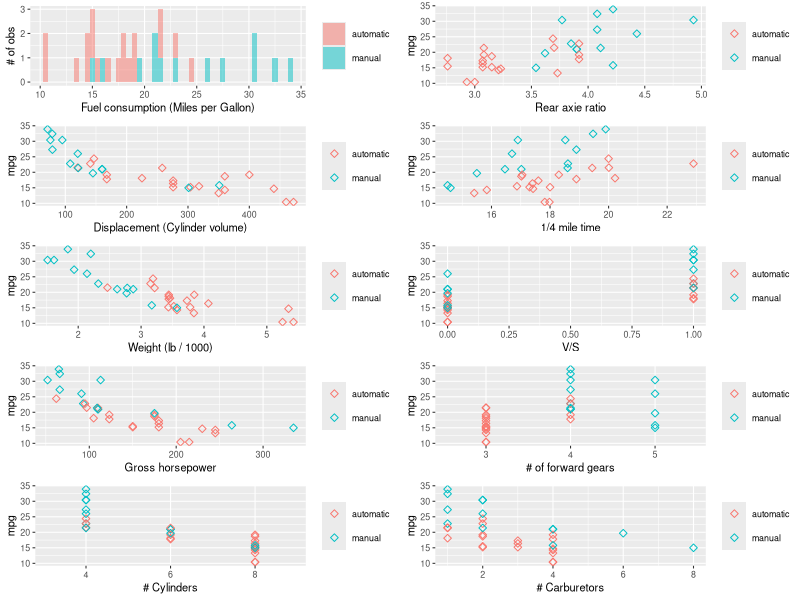
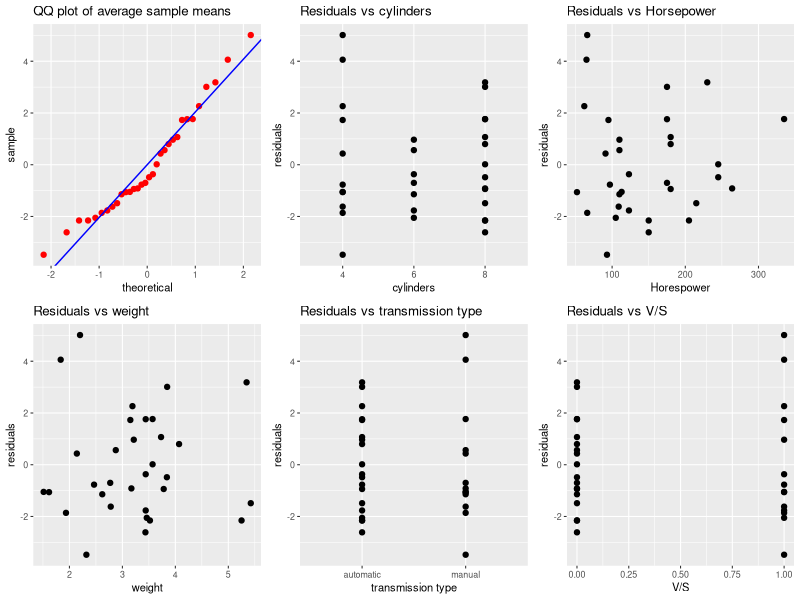

Reproduce these figures in R, in order.
## ---- chunk 1
#Initialization
data(mtcars)
library(ggplot2)
library(grid)

#Let's clean up the transmission variable - convert into factor & add labels
mtcars$am <- factor(mtcars$am, levels=c(0,1), labels=c("automatic", "manual"))
#let's also convert the cylinder and gear variables into factors
mtcars$cyl <- factor(mtcars$cyl)
mtcars$gear <- factor(mtcars$gear)

multiplot <- function(..., plotlist=NULL, file, cols=1, layout=NULL) {
  require(grid)

  # Make a list from the ... arguments and plotlist
  plots <- c(list(...), plotlist)

  numPlots = length(plots)

  # If layout is NULL, then use 'cols' to determine layout
  if (is.null(layout)) {
    # Make the panel
    # ncol: Number of columns of plots
    # nrow: Number of rows needed, calculated from # of cols
    layout <- matrix(seq(1, cols * ceiling(numPlots/cols)),
                    ncol = cols, nrow = ceiling(numPlots/cols))
  }

 if (numPlots==1) {
    print(plots[[1]])

  } else {
    # Set up the page
    grid.newpage()
    pushViewport(viewport(layout = grid.layout(nrow(layout), ncol(layout))))

    # Make each plot, in the correct location
    for (i in 1:numPlots) {
      # Get the i,j matrix positions of the regions that contain this subplot
      matchidx <- as.data.frame(which(layout == i, arr.ind = TRUE))

      print(plots[[i]], vp = viewport(layout.pos.row = matchidx$row,
                                      layout.pos.col = matchidx$col))
    }
  }
}
## ---- chunk 2
t <- t.test(mpg ~ am, data=mtcars)
## ---- chunk 3
fit <- lm(mpg ~ wt + hp + disp + am, data=mtcars)
orig_fit <- fit
## ---- chunk 4
set.seed(2)
variables <- sample(c("hp", "cyl", "disp", "drat", "wt", "qsec", "vs", "gear", "carb"))
fit <- lm(as.formula(paste("mpg ~", variables[1])), data=mtcars)
a <- sapply(variables[0:-1], FUN = function(v) {
    nf <- paste(". ~ . + ", v)
    of <- format(formula(fit))
    fit2 <- update(fit, as.formula(nf))
    a <- anova(fit, fit2)
    p <- a[6][2,1]
    if (!is.null(p) && p < 0.05) {
        fit <<- fit2
    }
    paste("Model ", of, " vs ", format(formula(fit2)), "- anova p-value: ", round(p,3))
})
## ---- chunk 5
round(summary(fit)$coefficients, 3)
## ---- chunk 6
fit_new <- update(fit,as.formula(paste(". ~ .", "+ am*.")))
## ---- chunk 7
anova <- anova(fit, fit_new)
p <- anova[6][2,1]
## ---- chunk 8
#chart of mpg histogram by transmission type
chart1 <- ggplot(mtcars, aes(x=mpg, fill=am)) + geom_histogram(binwidth=0.5, alpha=0.5) +
    xlab("Fuel consumption (Miles per Gallon)") + ylab("# of obs") + 
    guides(fill=guide_legend(title=NULL)) + theme_set(theme_gray(base_size=8))

chart1 <- ggplot(mtcars, aes(x=mpg, fill=am)) + geom_histogram(binwidth=0.5, alpha=0.5) +
    xlab("Fuel consumption (Miles per Gallon)") + ylab("# of obs") + 
    guides(fill=guide_legend(title=NULL)) + theme_set(theme_gray(base_size=8))

chart2 <- ggplot(mtcars, aes(x=disp, y=mpg, colour=am)) +geom_point(shape=5) +
    xlab("Displacement (Cylinder volume)") + ylab("mpg") + 
    guides(colour=guide_legend(title=NULL)) + theme_set(theme_gray(base_size=8))

chart3 <- ggplot(mtcars, aes(x=wt, y=mpg, colour=am)) +geom_point(shape=5) +
    xlab("Weight (lb / 1000)") + ylab("mpg") + 
    guides(colour=guide_legend(title=NULL)) + theme_set(theme_gray(base_size=8))

chart4 <- ggplot(mtcars, aes(x=hp, y=mpg, colour=am)) +geom_point(shape=5) +
    xlab("Gross horsepower") + ylab("mpg") + 
    guides(colour=guide_legend(title=NULL)) + theme_set(theme_gray(base_size=8))

chart5 <- ggplot(mtcars, aes(x=cyl, y=mpg, colour=am)) +geom_point(shape=5) +
    xlab("# Cylinders") + ylab("mpg") + 
    guides(colour=guide_legend(title=NULL)) + theme_set(theme_gray(base_size=8))

chart6 <- ggplot(mtcars, aes(x=drat, y=mpg, colour=am)) +geom_point(shape=5) +
    xlab("Rear axie ratio") + ylab("mpg") + 
    guides(colour=guide_legend(title=NULL)) + theme_set(theme_gray(base_size=8))

chart7 <- ggplot(mtcars, aes(x=qsec, y=mpg, colour=am)) +geom_point(shape=5) +
    xlab("1/4 mile time") + ylab("mpg") + 
    guides(colour=guide_legend(title=NULL)) + theme_set(theme_gray(base_size=8))

chart8 <- ggplot(mtcars, aes(x=vs, y=mpg, colour=am)) +geom_point(shape=5) +
    xlab("V/S") + ylab("mpg") + 
    guides(colour=guide_legend(title=NULL)) + theme_set(theme_gray(base_size=8))

chart9 <- ggplot(mtcars, aes(x=gear, y=mpg, colour=am)) +geom_point(shape=5) +
    xlab("# of forward gears") + ylab("mpg") + 
    guides(colour=guide_legend(title=NULL)) + theme_set(theme_gray(base_size=8))

chart10 <- ggplot(mtcars, aes(x=carb, y=mpg, colour=am)) +geom_point(shape=5) +
    xlab("# Carburetors") + ylab("mpg") + 
    guides(colour=guide_legend(title=NULL)) + theme_set(theme_gray(base_size=8))

multiplot(chart1, chart2, chart3, chart4, chart5, chart6, chart7, chart8, chart9, chart10, cols=2)

## ---- chunk 9
t
## ---- chunk 10
summary(orig_fit)
## ---- chunk 11
bb <- sapply(a, function(a) { print (a)})
## ---- chunk 12
summary(fit_new)
## ---- chunk 13

c0 <- ggplot(data.frame(resid(fit_new)), aes(sample= resid.fit_new.)) +
    stat_qq(color="red", alpha=1) +
    geom_abline(intercept=mean(resid(fit_new)), slope=sd(resid(fit_new)), colour="blue") +
    ggtitle("QQ plot of average sample means") + 
    theme_set(theme_gray(base_size=8))

c1 <- qplot(x=mtcars$wt, y=resid(fit_new)) + ylab("residuals") + xlab("weight") +
    ggtitle("Residuals vs weight") + theme_set(theme_gray(base_size=8))

c2 <- qplot(x=mtcars$cyl, y=resid(fit_new)) +
    ylab("residuals") + xlab("cylinders") + 
    ggtitle("Residuals vs cylinders") +
    theme_set(theme_gray(base_size=8)) 

c3 <- qplot(x=mtcars$am, y=resid(fit_new)) + 
    ggtitle("Residuals vs transmission type") + ylab("residuals") + xlab("transmission type") +
    theme_set(theme_gray(base_size=8))

c4 <- qplot(x=mtcars$hp, y=resid(fit_new)) + 
    ggtitle("Residuals vs Horsepower") +
    ylab("residuals") + xlab("Horespower") + theme_set(theme_gray(base_size=8))

c5 <- qplot(x=mtcars$vs, y=resid(fit_new)) + 
    ggtitle("Residuals vs V/S") + ylab("residuals") + xlab("V/S") +
    theme_set(theme_gray(base_size=8))

multiplot(c0, c1, c2, c3, c4, c5, cols=3)
